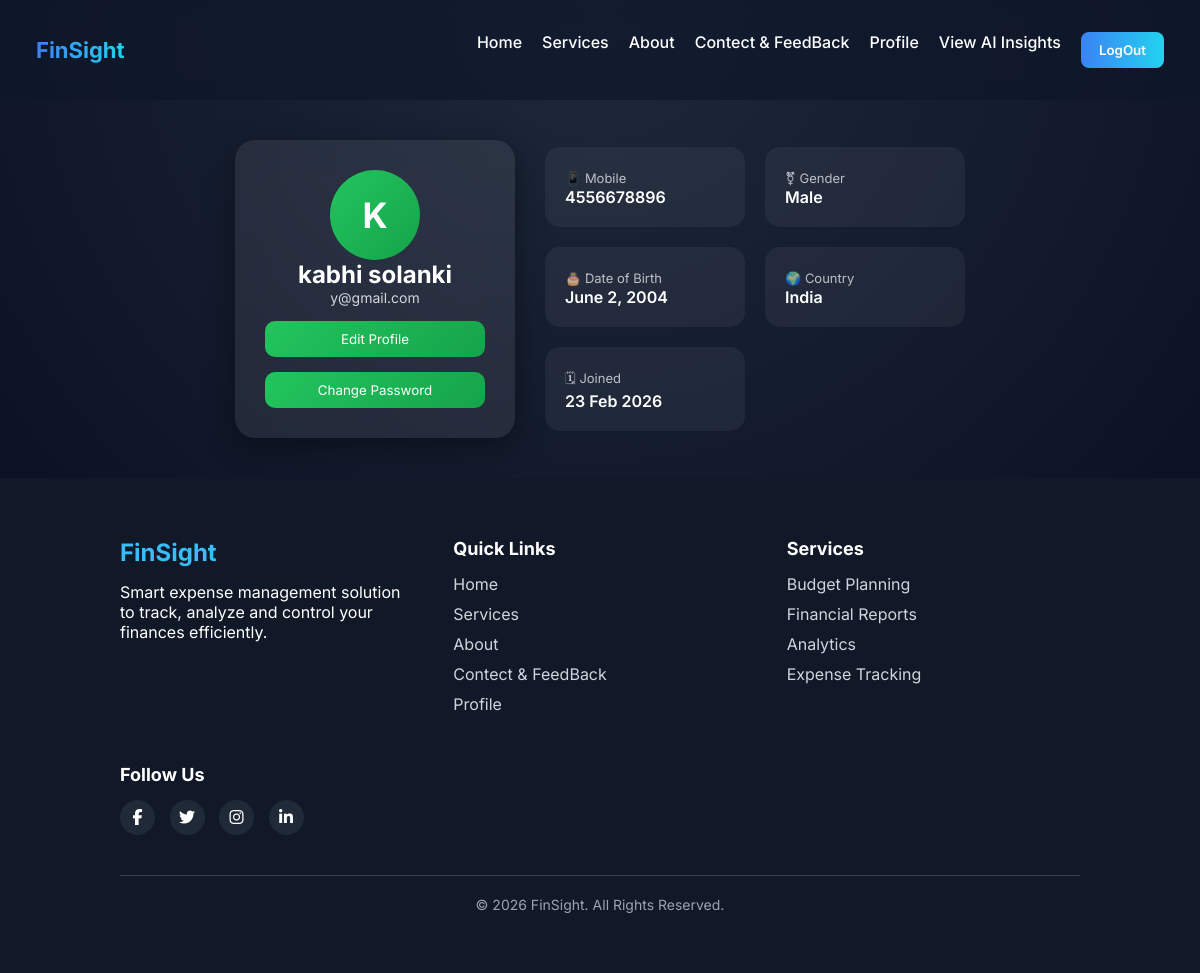
/profile/ (signed in), run on the app's committed database.
### app1/models.py (models this page shows, shortened)
class reg_users(models.Model):
    name = models.CharField(max_length=100)
    mobile = models.CharField(max_length=15)
    email = models.EmailField(unique=True)
    password = models.CharField(max_length=255)
    gender = models.CharField(max_length=10, choices=[('Male','Male'), ('Female','Female'), ('Other','Other')])
    date_of_birth = models.DateField()
    country=models.CharField(max_length=50)
    terms = models.BooleanField(default=False)
    registered_at = models.DateTimeField(auto_now_add=True)

### app1/views.py (the view)
# urls.py: path('profile/',views.profile_page,name='profile_page'),
def profile_page(request):
    if 'login' in request.session:
        user_id = request.session.get('user_id')
        user = reg_users.objects.get(id=user_id)
        context={
            "user": user,
            'login':True
        }
        return render(request, "profile.html", context)
    else:
        return render(request, 'index.html',{'loged_out':'you have to login first'})

### app1/templates/profile.html (shortened to what this page needs)
{% extends "nav.html" %}
{% load static %}
{% block profile_content %}
<div class="profile-wrapper">
    <div class="profile-card">
        <div class="avatar">
            {{ user.name|slice:":1"|upper }}
        </div>
        <h2>{{ user.name }}</h2>
        <p class="email">{{ user.email }}</p>
        <button onclick="openEdit()">Edit Profile</button>
        <button onclick="openPassword()">Change Password</button>
    </div>
    <div class="profile-details">
        <div class="info-box">
            <span>📱 Mobile</span>
            <p>{{ user.mobile }}</p>
        </div>
        <div class="info-box">
            <span>⚧ Gender</span>
            <p>{{ user.gender }}</p>
        </div>
        <div class="info-box">
            <span>🎂 Date of Birth</span>
            <p>{{ user.date_of_birth }}</p>
        </div>
        <div class="info-box">
            <span>🌍 Country</span>
            <p>{{ user.country }}</p>
        </div>
        <div class="info-box">
            <span>🗓 Joined</span>
            <p>{{ user.registered_at|date:"d M Y" }}</p>
        </div>
    </div>
</div>
<link rel="stylesheet" href="{% static "css/profile.css" %}">
{% endblock profile_content %}

### app1/static/css/style_index.css (style rules this page uses)
* { margin:0; padding:0; box-sizing:border-box; font-family:'Inter',sans-serif; }
body { background: linear-gradient(rgba(15,23,42,0.85), rgba(15,23,42,0.85)), url('https://images.unsplash.com/photo-1554224155-8d04cb21cd6c?q=80&w=2000&auto=format&fit=crop'); background-size:cover; background-position:center; background-attachment:fixed; color:white; scroll-behavior:smooth; min-height:100vh; display:flex; flex-direction:column; }

### app1/static/css/profile.css (style rules this page uses)
body { background: radial-gradient(circle at top, #1e293b, #020617); font-family: 'Inter', sans-serif; }
.profile-wrapper { display:flex; gap:30px; padding:40px; justify-content:center; align-items:center; flex-wrap:wrap; margin-top:100px; }
.profile-card { width:280px; padding:30px; text-align:center; border-radius:20px; background: rgba(255,255,255,0.08); backdrop-filter: blur(15px); box-shadow:0 8px 30px rgba(0,0,0,0.4); color:#fff; animation:fadeIn 0.6s ease; }
.avatar { width:90px; height:90px; border-radius:50%; background:linear-gradient(135deg,#22c55e,#16a34a); display:flex; align-items:center; justify-content:center; font-size:35px; font-weight:bold; margin:auto; }
.email { font-size:14px; opacity:0.8; }
.profile-card button { margin-top:15px; padding:10px; width:100%; border:none; border-radius:10px; background:linear-gradient(135deg,#22c55e,#16a34a); color:#fff; cursor:pointer; transition:0.3s; }
.profile-details { display:grid; grid-template-columns:repeat(2, 200px); gap:20px; }
.info-box { padding:20px; border-radius:15px; background: rgba(255,255,255,0.05); color:#fff; transition:0.3s; }
.info-box span { font-size:13px; opacity:0.7; }
.info-box p { font-size:16px; font-weight:600; }

### data on the page
reg_users: name "K", name "kabhi solanki", email "y@gmail.com", mobile "4556678896", gender "Male", date_of_birth "June 2, 2004", country "India", registered_at "23 Feb 2026"
